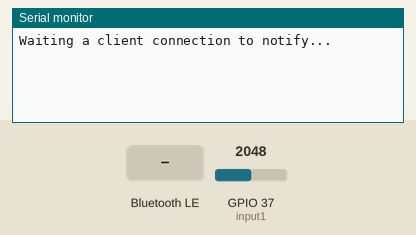
Recording of a sketch running on a simulated ESP32. Parts: the last lines printed to the serial monitor. The inputs (shaded band) are chosen by the test bench; at power-on: GPIO 37 (input1) = 2048. Nothing arrives over Bluetooth unless stated; a phone connects over Bluetooth LE 3 s after start.

Above: at 1.2 s.
1.3 s: Bluetooth LE write "1" received
At 2.5 s:
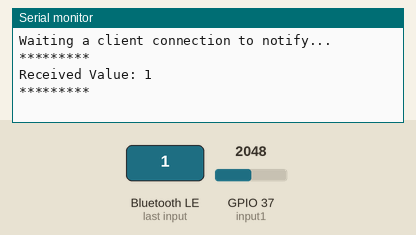
2.8 s: Bluetooth LE write "0" received
At 2.98 s:
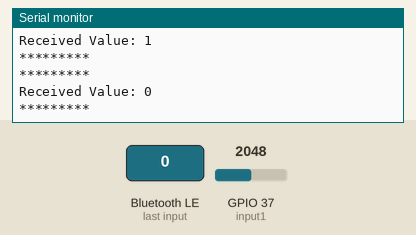

The sketch:

BLEsensor.ino
```cpp
/*
    Video: https://www.youtube.com/watch?v=oCMOYS71NIU
    Based on Neil Kolban example for IDF: https://github.com/nkolban/esp32-snippets/blob/master/cpp_utils/tests/BLE%20Tests/SampleNotify.cpp
    Ported to Arduino ESP32 by Evandro Copercini

   Create a BLE server that, once we receive a connection, will send periodic notifications.
   The service advertises itself as: 6E400001-B5A3-F393-E0A9-E50E24DCCA9E
   Has a characteristic of: 6E400002-B5A3-F393-E0A9-E50E24DCCA9E - used for receiving data with "WRITE"
   Has a characteristic of: 6E400003-B5A3-F393-E0A9-E50E24DCCA9E - used to send data with  "NOTIFY"

   The design of creating the BLE server is:
   1. Create a BLE Server
   2. Create a BLE Service
   3. Create a BLE Characteristic on the Service
   4. Create a BLE Descriptor on the characteristic
   5. Start the service.
   6. Start advertising.

   In this example rxValue is the data received (only accessible inside that function).
   And txValue is the data to be sent, in this example just a byte incremented every second.
*/

#include <Arduino.h>
#include <BLEDevice.h>
#include <BLEServer.h>
#include <BLEUtils.h>
#include <BLE2902.h>
#define input1 A1

BLEServer *pServer = NULL;
BLECharacteristic *pTxCharacteristic;
bool deviceConnected = false;
bool oldDeviceConnected = false;
uint8_t txValue = 0;

// See the following for generating UUIDs:
// https://www.uuidgenerator.net/

#define SERVICE_UUID           "6E400001-B5A3-F393-E0A9-E50E24DCCA9E"  // UART service UUID
#define CHARACTERISTIC_UUID_RX "6E400002-B5A3-F393-E0A9-E50E24DCCA9E"
#define CHARACTERISTIC_UUID_TX "6E400003-B5A3-F393-E0A9-E50E24DCCA9E"

class MyServerCallbacks : public BLEServerCallbacks {
  void onConnect(BLEServer *pServer) {
    deviceConnected = true;
    Serial.println("Device connected");
  };

  void onDisconnect(BLEServer *pServer) {
    deviceConnected = false;
    Serial.println("Device disconnected");
  }
};

class MyCallbacks : public BLECharacteristicCallbacks {
  void onWrite(BLECharacteristic *pCharacteristic) {
    String rxValue = pCharacteristic->getValue();

    if (rxValue.length() > 0) {
      Serial.println("*********");
      Serial.print("Received Value: ");
      for (int i = 0; i < rxValue.length(); i++) {
        Serial.print(rxValue[i]);
      }

      Serial.println();
      Serial.println("*********");
    }
  }
};

void setup() {
  Serial.begin(115200);
  pinMode(input1, INPUT);

  // Create the BLE Device, name it to your team
  BLEDevice::init("Rev UART Service - Stella");

  // Create the BLE Server
  pServer = BLEDevice::createServer();
  pServer->setCallbacks(new MyServerCallbacks());

  // Create the BLE Service
  BLEService *pService = pServer->createService(SERVICE_UUID);

  // Create a BLE Characteristic
  pTxCharacteristic = pService->createCharacteristic(CHARACTERISTIC_UUID_TX, BLECharacteristic::PROPERTY_NOTIFY);

  // Descriptor 2902 is not required when using NimBLE as it is automatically added based on the characteristic properties
  pTxCharacteristic->addDescriptor(new BLE2902());

  BLECharacteristic *pRxCharacteristic = pService->createCharacteristic(CHARACTERISTIC_UUID_RX, BLECharacteristic::PROPERTY_WRITE);

  pRxCharacteristic->setCallbacks(new MyCallbacks());

  // Start the service
  pService->start();

  // Start advertising
  pServer->getAdvertising()->start();
  Serial.println("Waiting a client connection to notify...");
}

void loop() {

  if (deviceConnected) {
    Serial.print("Notifying Value: ");
    Serial.println(txValue);
    String message = "Hello from ESP32! A1 input is "+ String(analogRead(A1)); // message sent to the phone
    pTxCharacteristic->setValue(message.c_str());
    pTxCharacteristic->notify();
    delay(2000);  // Notifying every 2 seconds
  }

  // disconnecting
  if (!deviceConnected && oldDeviceConnected) {
    delay(500);                   // give the bluetooth stack the chance to get things ready
    pServer->startAdvertising();  // restart advertising
    Serial.println("Started advertising again...");
    oldDeviceConnected = false;
  }
  // connecting
  if (deviceConnected && !oldDeviceConnected) {
    // do stuff here on connecting
    oldDeviceConnected = true;
  }
}
```

Measured:
- after the input at 1.3 s, the serial monitor: prints a new line after 0.05 s (image 1)
- after the input at 2.8 s, the serial monitor: prints a new line after 0.05 s (image 2)
